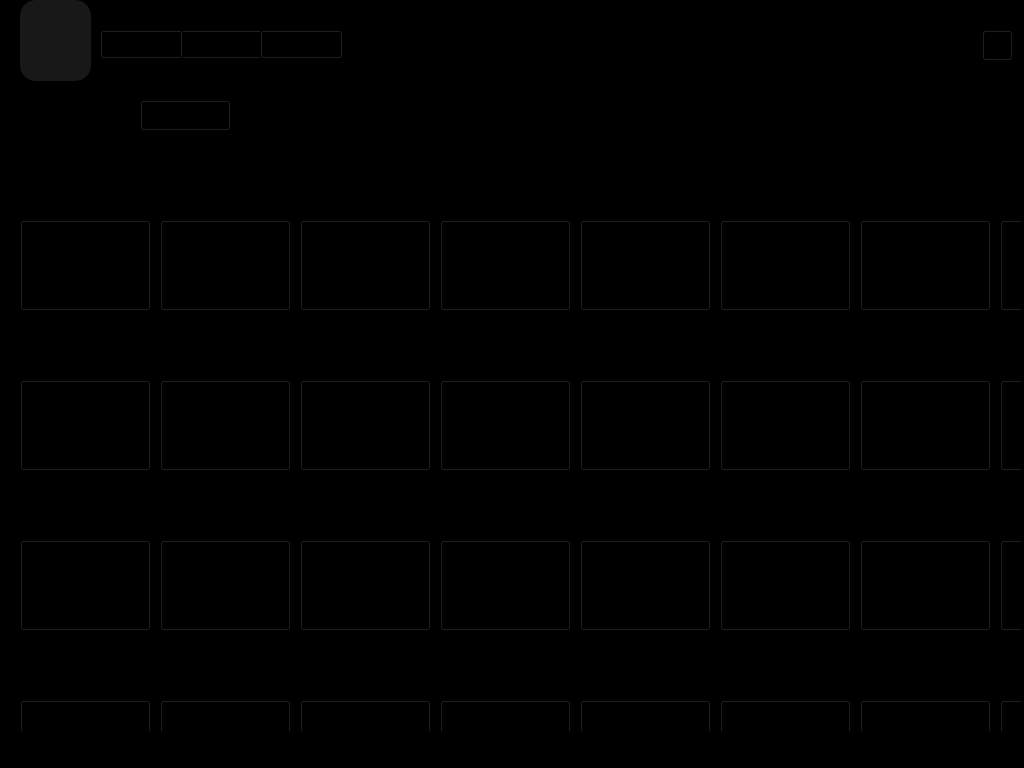
<?xml version="1.0" encoding="UTF-8"?>
<ui version="4.0">
 <class>MainWindow</class>
 <widget class="QMainWindow" name="MainWindow">
  <property name="geometry">
   <rect>
    <x>0</x>
    <y>0</y>
    <width>1024</width>
    <height>768</height>
   </rect>
  </property>
  <property name="windowTitle">
   <string>MainWindow</string>
  </property>
  <property name="styleSheet">
   <string notr="true">background-color: rgb(0, 0, 0);</string>
  </property>
  <widget class="QWidget" name="centralwidget">
   <widget class="QPushButton" name="pushButton">
    <property name="geometry">
     <rect>
      <x>20</x>
      <y>0</y>
      <width>71</width>
      <height>81</height>
     </rect>
    </property>
    <property name="font">
     <font>
      <family>Parkinsans Medium</family>
      <pointsize>-1</pointsize>
     </font>
    </property>
    <property name="layoutDirection">
     <enum>Qt::LayoutDirection::LeftToRight</enum>
    </property>
    <property name="styleSheet">
     <string notr="true">    background: #181818;
    border: none;
    color: white;
    text-align: center;
    font-size: 14px;
    padding: 0px;
    border: none;
    border-radius: 16px;</string>
    </property>
    <property name="text">
     <string/>
    </property>
    <property name="icon">
     <iconset>
      <normaloff>../img/LOGO.png</normaloff>../img/LOGO.png</iconset>
    </property>
    <property name="iconSize">
     <size>
      <width>150</width>
      <height>150</height>
     </size>
    </property>
   </widget>
   <widget class="QPushButton" name="pushButton_3">
    <property name="geometry">
     <rect>
      <x>180</x>
      <y>30</y>
      <width>83</width>
      <height>29</height>
     </rect>
    </property>
    <property name="font">
     <font>
      <family>Parkinsans Medium</family>
     </font>
    </property>
    <property name="text">
     <string>Movies</string>
    </property>
   </widget>
   <widget class="QPushButton" name="pushButton_5">
    <property name="geometry">
     <rect>
      <x>260</x>
      <y>30</y>
      <width>83</width>
      <height>29</height>
     </rect>
    </property>
    <property name="font">
     <font>
      <family>Parkinsans Medium</family>
     </font>
    </property>
    <property name="text">
     <string>My List</string>
    </property>
   </widget>
   <widget class="QPushButton" name="pushButton_7">
    <property name="geometry">
     <rect>
      <x>982</x>
      <y>30</y>
      <width>31</width>
      <height>31</height>
     </rect>
    </property>
    <property name="autoFillBackground">
     <bool>false</bool>
    </property>
    <property name="text">
     <string/>
    </property>
    <property name="icon">
     <iconset>
      <normaloff>../img/iconizer-magnifying-glass-solid.svg</normaloff>../img/iconizer-magnifying-glass-solid.svg</iconset>
    </property>
   </widget>
   <widget class="QStackedWidget" name="stackedWidget">
    <property name="geometry">
     <rect>
      <x>20</x>
      <y>80</y>
      <width>1001</width>
      <height>651</height>
     </rect>
    </property>
    <property name="currentIndex">
     <number>0</number>
    </property>
    <widget class="QWidget" name="Movies">
     <widget class="QLabel" name="label_5">
      <property name="geometry">
       <rect>
        <x>0</x>
        <y>20</y>
        <width>91</width>
        <height>31</height>
       </rect>
      </property>
      <property name="font">
       <font>
        <family>Parkinsans Medium</family>
        <pointsize>14</pointsize>
       </font>
      </property>
      <property name="text">
       <string>Movies</string>
      </property>
     </widget>
     <widget class="QComboBox" name="comboBox">
      <property name="geometry">
       <rect>
        <x>120</x>
        <y>20</y>
        <width>91</width>
        <height>31</height>
       </rect>
      </property>
      <item>
       <property name="text">
        <string>Genres</string>
       </property>
      </item>
     </widget>
     <widget class="QLabel" name="label_6">
      <property name="geometry">
       <rect>
        <x>0</x>
        <y>105</y>
        <width>51</width>
        <height>31</height>
       </rect>
      </property>
      <property name="font">
       <font>
        <family>Parkinsans Medium</family>
        <pointsize>12</pointsize>
       </font>
      </property>
      <property name="text">
       <string>Name</string>
      </property>
     </widget>
     <widget class="QPushButton" name="pushButton_2">
      <property name="geometry">
       <rect>
        <x>0</x>
        <y>140</y>
        <width>131</width>
        <height>91</height>
       </rect>
      </property>
      <property name="text">
       <string>Movie</string>
      </property>
     </widget>
     <widget class="QPushButton" name="pushButton_6">
      <property name="geometry">
       <rect>
        <x>140</x>
        <y>140</y>
        <width>131</width>
        <height>91</height>
       </rect>
      </property>
      <property name="text">
       <string>Movie</string>
      </property>
     </widget>
     <widget class="QPushButton" name="pushButton_15">
      <property name="geometry">
       <rect>
        <x>280</x>
        <y>140</y>
        <width>131</width>
        <height>91</height>
       </rect>
      </property>
      <property name="text">
       <string>Movie</string>
      </property>
     </widget>
     <widget class="QPushButton" name="pushButton_17">
      <property name="geometry">
       <rect>
        <x>420</x>
        <y>140</y>
        <width>131</width>
        <height>91</height>
       </rect>
      </property>
      <property name="text">
       <string>Movie</string>
      </property>
     </widget>
     <widget class="QPushButton" name="pushButton_18">
      <property name="geometry">
       <rect>
        <x>560</x>
        <y>140</y>
        <width>131</width>
        <height>91</height>
       </rect>
      </property>
      <property name="text">
       <string>Movie</string>
      </property>
     </widget>
     <widget class="QPushButton" name="pushButton_19">
      <property name="geometry">
       <rect>
        <x>700</x>
        <y>140</y>
        <width>131</width>
        <height>91</height>
       </rect>
      </property>
      <property name="text">
       <string>Movie</string>
      </property>
     </widget>
     <widget class="QPushButton" name="pushButton_20">
      <property name="geometry">
       <rect>
        <x>840</x>
        <y>140</y>
        <width>131</width>
        <height>91</height>
       </rect>
      </property>
      <property name="text">
       <string>Movie</string>
      </property>
     </widget>
     <widget class="QPushButton" name="pushButton_21">
      <property name="geometry">
       <rect>
        <x>980</x>
        <y>140</y>
        <width>131</width>
        <height>91</height>
       </rect>
      </property>
      <property name="text">
       <string>Movie</string>
      </property>
     </widget>
     <widget class="QLabel" name="label_7">
      <property name="geometry">
       <rect>
        <x>0</x>
        <y>260</y>
        <width>51</width>
        <height>31</height>
       </rect>
      </property>
      <property name="font">
       <font>
        <family>Parkinsans Medium</family>
        <pointsize>12</pointsize>
       </font>
      </property>
      <property name="text">
       <string>Name</string>
      </property>
     </widget>
     <widget class="QPushButton" name="pushButton_22">
      <property name="geometry">
       <rect>
        <x>0</x>
        <y>300</y>
        <width>131</width>
        <height>91</height>
       </rect>
      </property>
      <property name="text">
       <string>Movie</string>
      </property>
     </widget>
     <widget class="QPushButton" name="pushButton_23">
      <property name="geometry">
       <rect>
        <x>140</x>
        <y>300</y>
        <width>131</width>
        <height>91</height>
       </rect>
      </property>
      <property name="text">
       <string>Movie</string>
      </property>
     </widget>
     <widget class="QPushButton" name="pushButton_24">
      <property name="geometry">
       <rect>
        <x>280</x>
        <y>300</y>
        <width>131</width>
        <height>91</height>
       </rect>
      </property>
      <property name="text">
       <string>Movie</string>
      </property>
     </widget>
     <widget class="QPushButton" name="pushButton_25">
      <property name="geometry">
       <rect>
        <x>420</x>
        <y>300</y>
        <width>131</width>
        <height>91</height>
       </rect>
      </property>
      <property name="text">
       <string>Movie</string>
      </property>
     </widget>
     <widget class="QPushButton" name="pushButton_26">
      <property name="geometry">
       <rect>
        <x>560</x>
        <y>300</y>
        <width>131</width>
        <height>91</height>
       </rect>
      </property>
      <property name="text">
       <string>Movie</string>
      </property>
     </widget>
     <widget class="QPushButton" name="pushButton_27">
      <property name="geometry">
       <rect>
        <x>700</x>
        <y>300</y>
        <width>131</width>
        <height>91</height>
       </rect>
      </property>
      <property name="text">
       <string>Movie</string>
      </property>
     </widget>
     <widget class="QPushButton" name="pushButton_28">
      <property name="geometry">
       <rect>
        <x>840</x>
        <y>300</y>
        <width>131</width>
        <height>91</height>
       </rect>
      </property>
      <property name="text">
       <string>Movie</string>
      </property>
     </widget>
     <widget class="QPushButton" name="pushButton_29">
      <property name="geometry">
       <rect>
        <x>980</x>
        <y>300</y>
        <width>131</width>
        <height>91</height>
       </rect>
      </property>
      <property name="text">
       <string>Movie</string>
      </property>
     </widget>
     <widget class="QLabel" name="label_8">
      <property name="geometry">
       <rect>
        <x>0</x>
        <y>420</y>
        <width>51</width>
        <height>31</height>
       </rect>
      </property>
      <property name="font">
       <font>
        <family>Parkinsans Medium</family>
        <pointsize>12</pointsize>
       </font>
      </property>
      <property name="text">
       <string>Name</string>
      </property>
     </widget>
     <widget class="QPushButton" name="pushButton_30">
      <property name="geometry">
       <rect>
        <x>0</x>
        <y>460</y>
        <width>131</width>
        <height>91</height>
       </rect>
      </property>
      <property name="text">
       <string>Movie</string>
      </property>
     </widget>
     <widget class="QPushButton" name="pushButton_31">
      <property name="geometry">
       <rect>
        <x>140</x>
        <y>460</y>
        <width>131</width>
        <height>91</height>
       </rect>
      </property>
      <property name="text">
       <string>Movie</string>
      </property>
     </widget>
     <widget class="QPushButton" name="pushButton_32">
      <property name="geometry">
       <rect>
        <x>280</x>
        <y>460</y>
        <width>131</width>
        <height>91</height>
       </rect>
      </property>
      <property name="text">
       <string>Movie</string>
      </property>
     </widget>
     <widget class="QPushButton" name="pushButton_33">
      <property name="geometry">
       <rect>
        <x>420</x>
        <y>460</y>
        <width>131</width>
        <height>91</height>
       </rect>
      </property>
      <property name="text">
       <string>Movie</string>
      </property>
     </widget>
     <widget class="QPushButton" name="pushButton_34">
      <property name="geometry">
       <rect>
        <x>560</x>
        <y>460</y>
        <width>131</width>
        <height>91</height>
       </rect>
      </property>
      <property name="text">
       <string>Movie</string>
      </property>
     </widget>
     <widget class="QPushButton" name="pushButton_35">
      <property name="geometry">
       <rect>
        <x>700</x>
        <y>460</y>
        <width>131</width>
        <height>91</height>
       </rect>
      </property>
      <property name="text">
       <string>Movie</string>
      </property>
     </widget>
     <widget class="QPushButton" name="pushButton_36">
      <property name="geometry">
       <rect>
        <x>840</x>
        <y>460</y>
        <width>131</width>
        <height>91</height>
       </rect>
      </property>
      <property name="text">
       <string>Movie</string>
      </property>
     </widget>
     <widget class="QPushButton" name="pushButton_37">
      <property name="geometry">
       <rect>
        <x>980</x>
        <y>460</y>
        <width>131</width>
        <height>91</height>
       </rect>
      </property>
      <property name="text">
       <string>Movie</string>
      </property>
     </widget>
     <widget class="QLabel" name="label_9">
      <property name="geometry">
       <rect>
        <x>0</x>
        <y>580</y>
        <width>51</width>
        <height>31</height>
       </rect>
      </property>
      <property name="font">
       <font>
        <family>Parkinsans Medium</family>
        <pointsize>12</pointsize>
       </font>
      </property>
      <property name="text">
       <string>Name</string>
      </property>
     </widget>
     <widget class="QPushButton" name="pushButton_40">
      <property name="geometry">
       <rect>
        <x>280</x>
        <y>620</y>
        <width>131</width>
        <height>91</height>
       </rect>
      </property>
      <property name="text">
       <string>Movie</string>
      </property>
     </widget>
     <widget class="QPushButton" name="pushButton_39">
      <property name="geometry">
       <rect>
        <x>140</x>
        <y>620</y>
        <width>131</width>
        <height>91</height>
       </rect>
      </property>
      <property name="text">
       <string>Movie</string>
      </property>
     </widget>
     <widget class="QPushButton" name="pushButton_38">
      <property name="geometry">
       <rect>
        <x>0</x>
        <y>620</y>
        <width>131</width>
        <height>91</height>
       </rect>
      </property>
      <property name="text">
       <string>Movie</string>
      </property>
     </widget>
     <widget class="QPushButton" name="pushButton_41">
      <property name="geometry">
       <rect>
        <x>420</x>
        <y>620</y>
        <width>131</width>
        <height>91</height>
       </rect>
      </property>
      <property name="text">
       <string>Movie</string>
      </property>
     </widget>
     <widget class="QPushButton" name="pushButton_42">
      <property name="geometry">
       <rect>
        <x>560</x>
        <y>620</y>
        <width>131</width>
        <height>91</height>
       </rect>
      </property>
      <property name="text">
       <string>Movie</string>
      </property>
     </widget>
     <widget class="QPushButton" name="pushButton_43">
      <property name="geometry">
       <rect>
        <x>700</x>
        <y>620</y>
        <width>131</width>
        <height>91</height>
       </rect>
      </property>
      <property name="text">
       <string>Movie</string>
      </property>
     </widget>
     <widget class="QPushButton" name="pushButton_44">
      <property name="geometry">
       <rect>
        <x>840</x>
        <y>620</y>
        <width>131</width>
        <height>91</height>
       </rect>
      </property>
      <property name="text">
       <string>Movie</string>
      </property>
     </widget>
     <widget class="QPushButton" name="pushButton_45">
      <property name="geometry">
       <rect>
        <x>980</x>
        <y>620</y>
        <width>131</width>
        <height>91</height>
       </rect>
      </property>
      <property name="text">
       <string>Movie</string>
      </property>
     </widget>
    </widget>
    <widget class="QWidget" name="My_List">
     <widget class="QLabel" name="label_10">
      <property name="geometry">
       <rect>
        <x>0</x>
        <y>20</y>
        <width>81</width>
        <height>31</height>
       </rect>
      </property>
      <property name="font">
       <font>
        <family>Parkinsans Medium</family>
        <pointsize>14</pointsize>
       </font>
      </property>
      <property name="text">
       <string>My List</string>
      </property>
     </widget>
     <widget class="QLabel" name="label_11">
      <property name="geometry">
       <rect>
        <x>350</x>
        <y>280</y>
        <width>291</width>
        <height>31</height>
       </rect>
      </property>
      <property name="font">
       <font>
        <family>Parkinsans Medium</family>
        <pointsize>10</pointsize>
       </font>
      </property>
      <property name="text">
       <string>You haven't added any titles to your list yet.</string>
      </property>
     </widget>
    </widget>
    <widget class="QWidget" name="Home">
     <widget class="QLabel" name="label_2">
      <property name="geometry">
       <rect>
        <x>70</x>
        <y>100</y>
        <width>211</width>
        <height>31</height>
       </rect>
      </property>
      <property name="font">
       <font>
        <family>Parkinsans Medium</family>
        <pointsize>16</pointsize>
       </font>
      </property>
      <property name="text">
       <string>Name of the movie</string>
      </property>
     </widget>
     <widget class="QPushButton" name="pushButton_8">
      <property name="geometry">
       <rect>
        <x>180</x>
        <y>280</y>
        <width>121</width>
        <height>41</height>
       </rect>
      </property>
      <property name="font">
       <font>
        <family>Parkinsans Medium</family>
       </font>
      </property>
      <property name="styleSheet">
       <string notr="true">background-color: rgba(91, 91, 91, 100);
color: rgb(255,255,255);</string>
      </property>
      <property name="text">
       <string>More Info</string>
      </property>
      <property name="icon">
       <iconset>
        <normaloff>../img/circle-info-solid.svg</normaloff>../img/circle-info-solid.svg</iconset>
      </property>
      <property name="iconSize">
       <size>
        <width>20</width>
        <height>20</height>
       </size>
      </property>
     </widget>
     <widget class="QPushButton" name="pushButton_4">
      <property name="geometry">
       <rect>
        <x>30</x>
        <y>280</y>
        <width>111</width>
        <height>41</height>
       </rect>
      </property>
      <property name="font">
       <font>
        <family>Parkinsans Medium</family>
       </font>
      </property>
      <property name="styleSheet">
       <string notr="true">background-color: rgb(255, 255, 255);
color: rgb(0, 0, 0);</string>
      </property>
      <property name="text">
       <string>Play</string>
      </property>
      <property name="icon">
       <iconset>
        <normaloff>../img/play-solid.svg</normaloff>../img/play-solid.svg</iconset>
      </property>
      <property name="iconSize">
       <size>
        <width>20</width>
        <height>20</height>
       </size>
      </property>
     </widget>
     <widget class="QLabel" name="label">
      <property name="geometry">
       <rect>
        <x>10</x>
        <y>340</y>
        <width>241</width>
        <height>31</height>
       </rect>
      </property>
      <property name="font">
       <font>
        <family>Parkinsans Medium</family>
        <pointsize>14</pointsize>
       </font>
      </property>
      <property name="text">
       <string>Popular on The Player</string>
      </property>
     </widget>
     <widget class="QPushButton" name="pushButton_9">
      <property name="geometry">
       <rect>
        <x>10</x>
        <y>390</y>
        <width>161</width>
        <height>221</height>
       </rect>
      </property>
      <property name="font">
       <font>
        <family>Parkinsans Medium</family>
       </font>
      </property>
      <property name="text">
       <string>Something</string>
      </property>
     </widget>
     <widget class="QPushButton" name="pushButton_10">
      <property name="geometry">
       <rect>
        <x>190</x>
        <y>390</y>
        <width>161</width>
        <height>221</height>
       </rect>
      </property>
      <property name="font">
       <font>
        <family>Parkinsans Medium</family>
       </font>
      </property>
      <property name="text">
       <string>Something</string>
      </property>
     </widget>
     <widget class="QPushButton" name="pushButton_11">
      <property name="geometry">
       <rect>
        <x>370</x>
        <y>390</y>
        <width>161</width>
        <height>221</height>
       </rect>
      </property>
      <property name="font">
       <font>
        <family>Parkinsans Medium</family>
       </font>
      </property>
      <property name="text">
       <string>Something</string>
      </property>
     </widget>
     <widget class="QPushButton" name="pushButton_12">
      <property name="geometry">
       <rect>
        <x>550</x>
        <y>390</y>
        <width>161</width>
        <height>221</height>
       </rect>
      </property>
      <property name="font">
       <font>
        <family>Parkinsans Medium</family>
       </font>
      </property>
      <property name="text">
       <string>Something</string>
      </property>
     </widget>
     <widget class="QPushButton" name="pushButton_13">
      <property name="geometry">
       <rect>
        <x>730</x>
        <y>390</y>
        <width>161</width>
        <height>221</height>
       </rect>
      </property>
      <property name="font">
       <font>
        <family>Parkinsans Medium</family>
       </font>
      </property>
      <property name="text">
       <string>Something</string>
      </property>
     </widget>
     <widget class="QPushButton" name="pushButton_14">
      <property name="geometry">
       <rect>
        <x>910</x>
        <y>390</y>
        <width>161</width>
        <height>221</height>
       </rect>
      </property>
      <property name="font">
       <font>
        <family>Parkinsans Medium</family>
       </font>
      </property>
      <property name="text">
       <string>Something</string>
      </property>
     </widget>
     <widget class="QLabel" name="label_3">
      <property name="geometry">
       <rect>
        <x>70</x>
        <y>150</y>
        <width>161</width>
        <height>31</height>
       </rect>
      </property>
      <property name="font">
       <font>
        <family>Parkinsans Medium</family>
       </font>
      </property>
      <property name="text">
       <string>Description of the movie</string>
      </property>
     </widget>
     <widget class="QLabel" name="label_4">
      <property name="geometry">
       <rect>
        <x>0</x>
        <y>20</y>
        <width>991</width>
        <height>351</height>
       </rect>
      </property>
      <property name="font">
       <font>
        <family>Parkinsans Medium</family>
        <pointsize>16</pointsize>
       </font>
      </property>
      <property name="text">
       <string/>
      </property>
     </widget>
     <zorder>label_4</zorder>
     <zorder>label_2</zorder>
     <zorder>pushButton_8</zorder>
     <zorder>pushButton_4</zorder>
     <zorder>label</zorder>
     <zorder>pushButton_9</zorder>
     <zorder>pushButton_10</zorder>
     <zorder>pushButton_11</zorder>
     <zorder>pushButton_12</zorder>
     <zorder>pushButton_13</zorder>
     <zorder>pushButton_14</zorder>
     <zorder>label_3</zorder>
    </widget>
   </widget>
   <widget class="QPushButton" name="pushButton_16">
    <property name="geometry">
     <rect>
      <x>100</x>
      <y>30</y>
      <width>83</width>
      <height>29</height>
     </rect>
    </property>
    <property name="font">
     <font>
      <family>Parkinsans Medium</family>
     </font>
    </property>
    <property name="text">
     <string>Home</string>
    </property>
   </widget>
   <zorder>stackedWidget</zorder>
   <zorder>pushButton</zorder>
   <zorder>pushButton_3</zorder>
   <zorder>pushButton_5</zorder>
   <zorder>pushButton_7</zorder>
   <zorder>pushButton_16</zorder>
  </widget>
  <widget class="QMenuBar" name="menubar">
   <property name="geometry">
    <rect>
     <x>0</x>
     <y>0</y>
     <width>1024</width>
     <height>21</height>
    </rect>
   </property>
  </widget>
  <widget class="QStatusBar" name="statusbar"/>
 </widget>
 <resources/>
 <connections/>
</ui>
